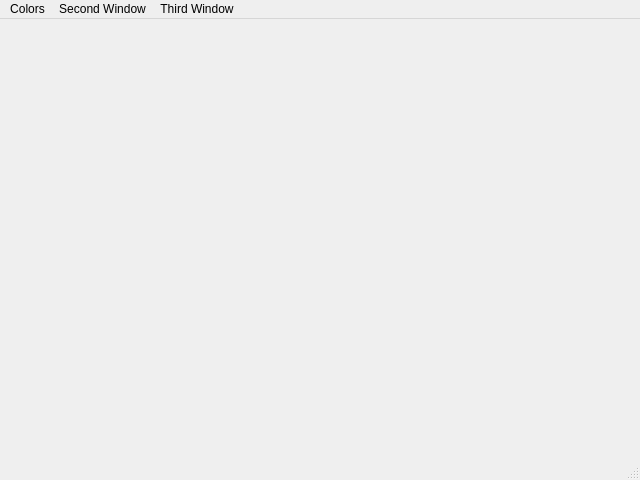
<?xml version="1.0" encoding="UTF-8"?>
<ui version="4.0">
 <class>MainWindow</class>
 <widget class="QMainWindow" name="MainWindow">
  <property name="geometry">
   <rect>
    <x>0</x>
    <y>0</y>
    <width>640</width>
    <height>480</height>
   </rect>
  </property>
  <property name="windowTitle">
   <string>MainWindow</string>
  </property>
  <widget class="QWidget" name="centralwidget"/>
  <widget class="QMenuBar" name="menubar">
   <property name="geometry">
    <rect>
     <x>0</x>
     <y>0</y>
     <width>640</width>
     <height>37</height>
    </rect>
   </property>
   <widget class="QMenu" name="menuColors">
    <property name="title">
     <string>Colors</string>
    </property>
    <addaction name="actionRed"/>
    <addaction name="actionBlue"/>
    <addaction name="actionGreen"/>
    <addaction name="actionYellow"/>
    <addaction name="actionMagenta"/>
    <addaction name="actionBlack"/>
    <addaction name="actionWhite"/>
    <addaction name="actionGray"/>
   </widget>
   <widget class="QMenu" name="menuSecond_Window">
    <property name="title">
     <string>Second Window</string>
    </property>
    <addaction name="actionSecond_Page"/>
   </widget>
   <widget class="QMenu" name="menuThird_Window">
    <property name="title">
     <string>Third Window</string>
    </property>
    <addaction name="actionThird_Page"/>
   </widget>
   <addaction name="menuColors"/>
   <addaction name="menuSecond_Window"/>
   <addaction name="menuThird_Window"/>
  </widget>
  <widget class="QStatusBar" name="statusbar"/>
  <action name="actionRed">
   <property name="text">
    <string>Red</string>
   </property>
  </action>
  <action name="actionBlue">
   <property name="text">
    <string>Blue</string>
   </property>
  </action>
  <action name="actionGreen">
   <property name="text">
    <string>Green</string>
   </property>
  </action>
  <action name="actionYellow">
   <property name="text">
    <string>Yellow</string>
   </property>
  </action>
  <action name="actionMagenta">
   <property name="text">
    <string>Magenta</string>
   </property>
  </action>
  <action name="actionBlack">
   <property name="text">
    <string>Black</string>
   </property>
  </action>
  <action name="actionWhite">
   <property name="text">
    <string>White</string>
   </property>
  </action>
  <action name="actionGray">
   <property name="text">
    <string>Gray</string>
   </property>
  </action>
  <action name="actionThird_Page">
   <property name="text">
    <string>Third Page</string>
   </property>
  </action>
  <action name="actionSecond_Page">
   <property name="text">
    <string>Second Page</string>
   </property>
  </action>
 </widget>
 <resources/>
 <connections/>
</ui>
